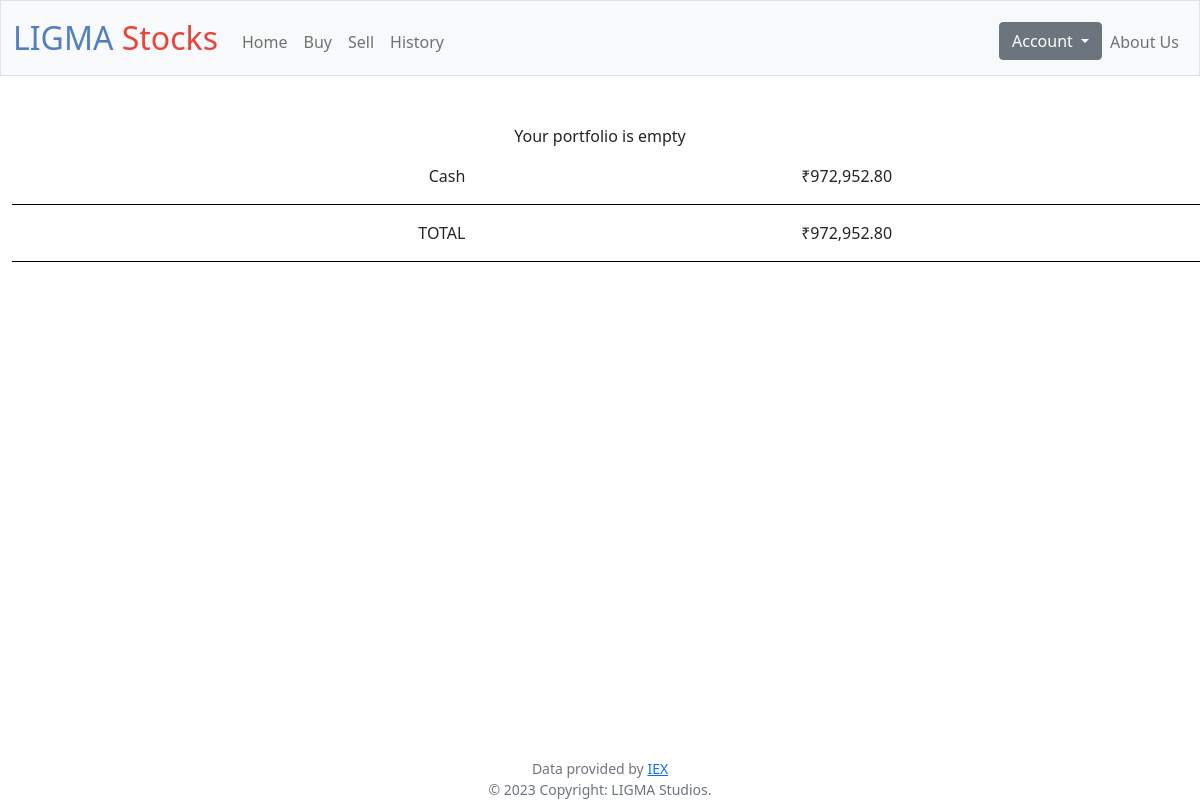
The app's page / (signed in), older data.
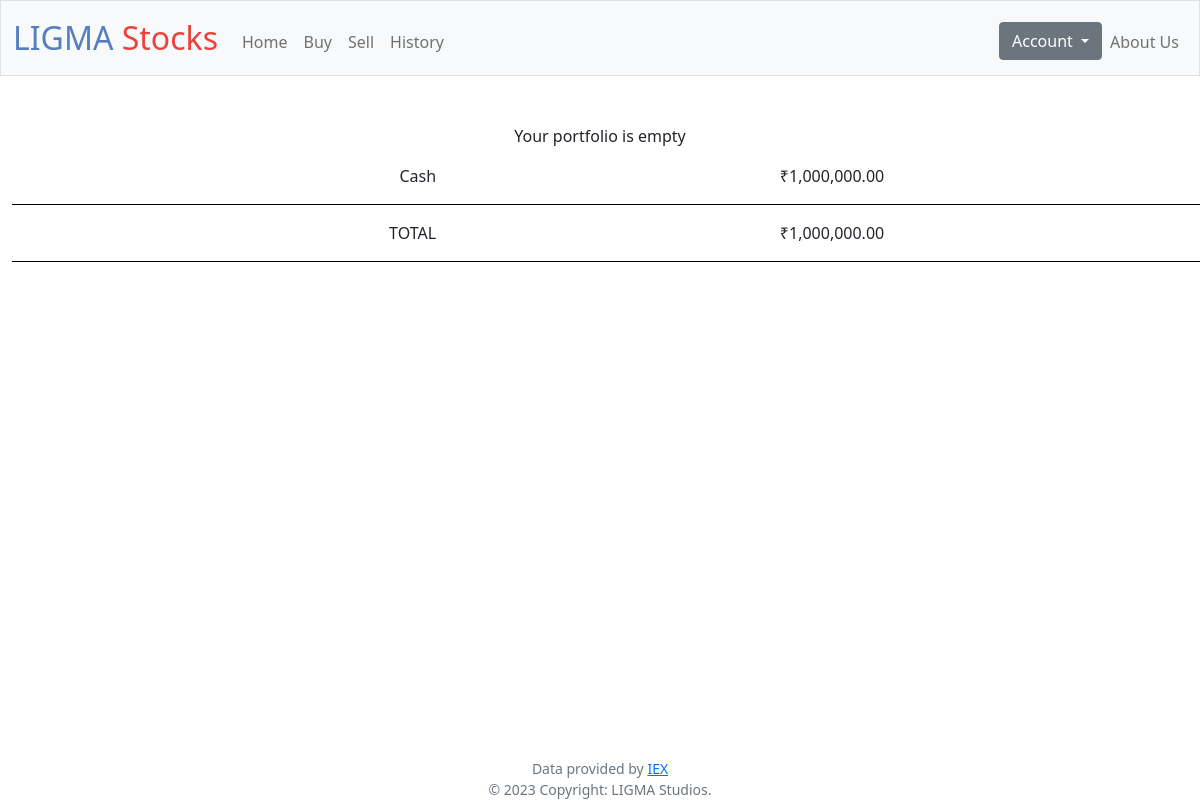
The same page, newer data.
### tables this page shows
CREATE TABLE users (id INTEGER PRIMARY KEY AUTOINCREMENT NOT NULL, username TEXT NOT NULL, hash TEXT NOT NULL, cash NUMERIC NOT NULL DEFAULT 12500.00, stockmoney INTEGER DEFAULT 0);

### app.py (the view, shortened to what this page needs)
@app.route("/")
@login_required
def index():
    stocks = db.execute(
        "SELECT symbol, SUM(shares) AS shares, price FROM stocks WHERE user_id = ? GROUP BY symbol HAVING SUM(shares) > 0;", session["user_id"])
    user_cash = db.execute("SELECT cash FROM users WHERE id = ?", session["user_id"])
    users = db.execute("SELECT * FROM users")
    if len(users)==0:
        return render_template("register.html")
    else:
        total_cash_stocks = 0
        if len(stocks) == 0:
            return render_template("index.html", stocks=stocks, user_cash=user_cash[0]["cash"], total_cash=user_cash[0]["cash"])

### app.py (called while the page is built)
@app.after_request
def after_request(response):
    response.headers["Cache-Control"] = "no-cache, no-store, must-revalidate"
    response.headers["Expires"] = 0
    response.headers["Pragma"] = "no-cache"
    return response

### helpers.py (called while the page is built)
def login_required(f):
    @wraps(f)
    def decorated_function(*args, **kwargs):
        if session.get("user_id") is None:
            return redirect("/login")
        return f(*args, **kwargs)
    return decorated_function

def usd(value):
    return f"₹{value*80:,.2f}"

### templates/index.html (shortened to what this page needs)
{% extends "layout.html" %}
{% block main %}
    <table style="width: 100vw;">
        <tbody>
            {% if stocks is defined and stocks%}
            <thead>
                <th>Symbol</th>
                <th>Name</th>
                <th>Shares</th>
                <th>Price</th>
                <th>Total</th>
            </thead>
            {% for stock in stocks %}
            <tr>
                <td>{{ stock["symbol"] }}</td>
                <td>{{ stock["name"] }}</td>
                <td>{{ stock["shares"] }}</td>
                <td>{{ stock["price"] | usd}}</td>
                <td>{{ stock["total"] | usd}}</td>
            </tr>
            {% endfor %}
            {% else %}
            <div class="error">Your portfolio is empty</div>
            {% endif %}
            <tr>
                <td colspan="4" style="text-align: right;">Cash</td>
                <td>{{ user_cash | usd }}</td>
            </tr>
            <tr>
                <td colspan="4" style="text-align: right;">TOTAL</td>
                <td>{{ total_cash | usd }}</td>
            </tr>
        </tbody>
    </table>
{% endblock %}

### templates/layout.html (shortened to what this page needs)
<!DOCTYPE html>
<html lang="en">
    <head>
        <link href="https://cdn.jsdelivr.net/npm/bootstrap@5.1.3/dist/css/bootstrap.min.css" rel="stylesheet">
        <link href="/static/styles.css" rel="stylesheet">
    </head>
    <body>
        <nav class="bg-light border navbar navbar-expand-md navbar-light">
            <div class="container-fluid">
                <a class="navbar-brand" href="/"><span class="blue">LIGMA</span> <span class="red">Stocks</span></a>
                <div class="collapse navbar-collapse" id="navbar">
                    {% if session["user_id"] %}
                        <ul class="navbar-nav me-auto mt-2">
                            <li class="nav-item"><a class="nav-link" href="/quote">Home</a></li>
                            <li class="nav-item"><a class="nav-link" href="/buy">Buy</a></li>
                            <li class="nav-item"><a class="nav-link" href="/sell">Sell</a></li>
                            <li class="nav-item"><a class="nav-link" href="/history">History</a></li>
                        </ul>
                        <ul class="navbar-nav ms-auto mt-2">
                            <li class="nav-item">
                                <div class="dropdown">
                                    <button class="btn btn-secondary dropdown-toggle" type="button" id="dropdownMenuButton" data-bs-toggle="dropdown" aria-haspopup="true" aria-expanded="false">
                                    Account
                                    </button>
                                </div>
                            </li>
                            <li class="nav-item"><a class="nav-link" href="/about-us">About Us</a></li>
                        </ul>
                    {% else %}
                        <ul class="navbar-nav ms-auto mt-2">
                            <li class="nav-item"><a class="nav-link" href="/register">Register</a></li>
                            <li class="nav-item"><a class="nav-link" href="/login">Log In</a></li>
                            <li class="nav-item"><a class="nav-link" href="/about-us">About Us</a></li>
                        </ul>
                    {% endif %}
                </div>
            </div>
        </nav>
        <main class="container-fluid py-5 text-center">
            {% block main %}{% endblock %}
        </main>
        <footer class="small text-center text-muted">
            Data provided by  <a href="https://iexcloud.io/">IEX</a>
            <br>
            © 2023 Copyright: LIGMA Studios.
        </footer>
    </body>
</html>

### static/styles.css (style rules this page uses)
nav .navbar-brand { font-size: xx-large; }
nav .navbar-brand .blue { color: #537fbe; }
nav .navbar-brand .red { color: #ea433b; }
main { text-align: center; margin-bottom: 3rem; }
td,th { display: table-cell; padding: 1rem 1rem 1rem 1rem; border-bottom: 1px solid black; border-collapse: collapse; }
body { min-height: 100vh; display: flex; flex-direction: column; }
footer { margin-top: auto; }
.nav-item { transition-duration: 0.2s; }
.dropdown { background: transparent !important; }

Row changes from the older to the newer data that the page shows:
changed users: cash "₹972,952.80" → "₹1,000,000.00"
